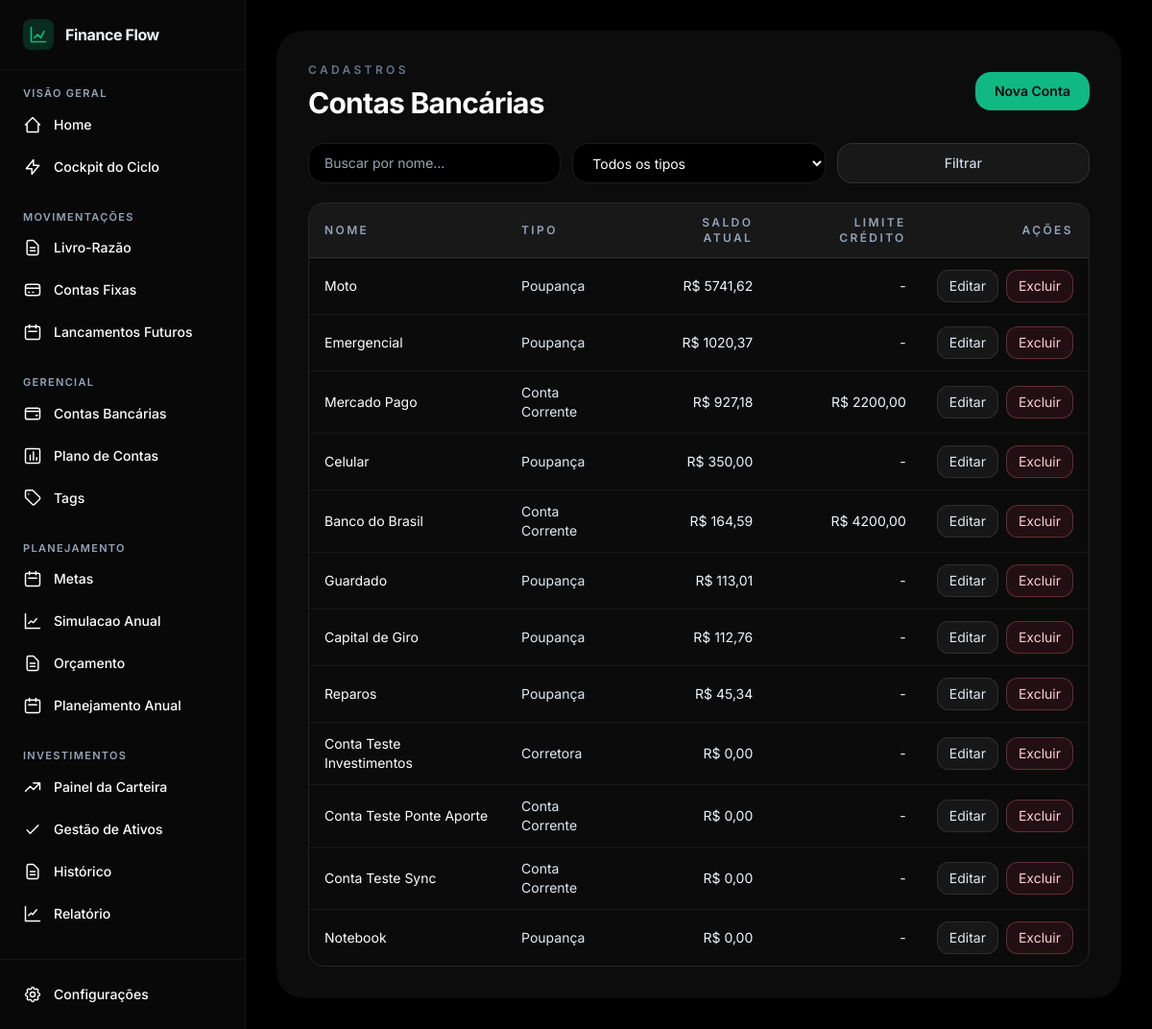
/contas/contas-bancarias/, run on the app's committed database.
### apps/contas/models.py (models this page shows, shortened)
class ContaBancaria(ModeloBase):
    class Tipo(models.TextChoices):
        CONTA_CORRENTE = 'ContaCorrente', 'Conta Corrente'
        POUPANCA = 'Poupanca', 'Poupança'
        CARTEIRA = 'Carteira', 'Carteira'
        CORRETORA = 'Corretora', 'Corretora'
        CARTAO_CREDITO = 'CartaoCredito', 'Cartão de Crédito'
    nome = models.CharField(max_length=150)
    tipo = models.CharField(max_length=15, choices=Tipo.choices)
    saldo_inicial = models.DecimalField(max_digits=12, decimal_places=2, default=0)
    limite_credito = models.DecimalField(max_digits=12, decimal_places=2, null=True, blank=True)
    dia_vencimento = models.PositiveSmallIntegerField(null=True, blank=True)
    dia_fechamento = models.PositiveSmallIntegerField(null=True, blank=True)
    class Meta:
        verbose_name = 'Conta Bancária'
        verbose_name_plural = 'Contas Bancárias'

### apps/contas/views.py (the view)
# urls.py: path('contas/contas-bancarias/', views.lista_contas_bancarias, name='lista_contas_bancarias'),
@require_http_methods(["GET"])
def lista_contas_bancarias(request):
    query = (request.GET.get('q') or '').strip()
    tipo = (request.GET.get('tipo') or '').strip()
    contas = ContaBancaria.objects.all()
    if query:
        contas = contas.filter(nome__icontains=query)
    if tipo:
        contas = contas.filter(tipo=tipo)
    contas = list(contas)
    conta_ids = [conta.id for conta in contas]
    mapa_saldo_mov = {conta_id: Decimal('0.00') for conta_id in conta_ids}
    if conta_ids:
        agregados = (
            Movimentacao.objects.filter(conta_bancaria_id__in=conta_ids, status__in=STATUS_CONSOLIDADO)
            .values('conta_bancaria_id')
            .annotate(
                total_creditos=Coalesce(
                    Sum(
                        Case(
                            When(tipo__in=[TipoTransacao.RECEITA, TipoTransacao.TRANSFERENCIA_ENTRADA], then=F('valor')),
                            default=Value(0),
                            output_field=DecimalField(max_digits=14, decimal_places=2),
                        )
                    ),
                    Value(Decimal('0.00')),
                ),
                total_debitos=Coalesce(
                    Sum(
                        Case(
                            When(
                                tipo__in=[
                                    TipoTransacao.DESPESA,
                                    TipoTransacao.INVESTIMENTO,
                                    TipoTransacao.TRANSFERENCIA_SAIDA,
                                ],
                                then=F('valor'),
                            ),
                            default=Value(0),
                            output_field=DecimalField(max_digits=14, decimal_places=2),
                        )
                    ),
                    Value(Decimal('0.00')),
                ),
            )
        )
        for item in agregados:
            mapa_saldo_mov[item['conta_bancaria_id']] = (item['total_creditos'] - item['total_debitos']).quantize(Decimal('0.01'))
    for conta in contas:
        saldo_mov = mapa_saldo_mov.get(conta.id, Decimal('0.00'))
        conta.saldo_atual = (conta.saldo_inicial + saldo_mov).quantize(Decimal('0.01'))
    contas.sort(key=lambda conta: (-conta.saldo_atual, conta.nome.lower()))
    context = {
        'contas': contas,
        'query': query,
        'tipo': tipo,
        'tipo_choices': ContaBancaria.Tipo.choices,
    }
    return render(request, 'contas/contas_bancarias/lista.html', context)

### templates/contas/contas_bancarias/lista.html (shortened to what this page needs)
{% extends "layouts/base.html" %}
{% block content %}
<div class="mx-auto max-w-6xl">
  <section class="glass-panel rounded-[28px] p-8 shadow-2xl shadow-black/10">
    <div class="mb-6 flex flex-wrap items-center justify-between gap-4">
      <div>
        <p class="text-xs font-semibold uppercase tracking-[0.28em] text-slate-500">Cadastros</p>
        <h1 class="mt-2 text-3xl font-bold tracking-tight text-white">Contas Bancárias</h1>
      </div>
      <a href="{% url 'contas:nova_conta_bancaria' %}" class="inline-flex items-center rounded-2xl bg-neonprimary px-5 py-2.5 text-sm font-semibold text-slate-950 transition hover:brightness-110">Nova Conta</a>
    </div>
    <form method="GET" class="mb-5 grid grid-cols-1 gap-3 md:grid-cols-3">
      <input type="text" name="q" value="{{ query }}" placeholder="Buscar por nome..." class="w-full rounded-2xl border border-white/10 bg-darkbg px-4 py-2.5 text-sm text-white outline-none transition focus:border-neonprimary/40" />
      <select name="tipo" class="w-full rounded-2xl border border-white/10 bg-darkbg px-4 py-2.5 text-sm text-white outline-none transition focus:border-neonprimary/40">
        <option value="">Todos os tipos</option>
      </select>
      <button type="submit" class="inline-flex items-center justify-center rounded-2xl border border-white/10 bg-white/5 px-4 py-2.5 text-sm font-medium text-slate-300 transition hover:bg-white/10">Filtrar</button>
    </form>
    <div class="overflow-x-auto rounded-2xl border border-white/10">
      <table class="min-w-full divide-y divide-white/10">
        <thead class="bg-white/5">
          <tr>
            <th class="px-4 py-3 text-left text-xs font-semibold uppercase tracking-[0.2em] text-slate-400">Nome</th>
            <th class="px-4 py-3 text-left text-xs font-semibold uppercase tracking-[0.2em] text-slate-400">Tipo</th>
            <th class="px-4 py-3 text-right text-xs font-semibold uppercase tracking-[0.2em] text-slate-400">Saldo Atual</th>
            <th class="px-4 py-3 text-right text-xs font-semibold uppercase tracking-[0.2em] text-slate-400">Limite Crédito</th>
            <th class="px-4 py-3 text-right text-xs font-semibold uppercase tracking-[0.2em] text-slate-400">Ações</th>
          </tr>
        </thead>
        <tbody class="divide-y divide-white/5 bg-black/10">
          {% for conta in contas %}
            <tr class="transition hover:bg-white/5">
              <td class="px-4 py-3 text-sm text-white">{{ conta.nome }}</td>
              <td class="px-4 py-3 text-sm text-slate-200">{{ conta.get_tipo_display }}</td>
              <td class="px-4 py-3 text-right text-sm text-slate-100">R$ {{ conta.saldo_atual|floatformat:2 }}</td>
              <td class="px-4 py-3 text-right text-sm text-slate-100">{% if conta.limite_credito %}R$ {{ conta.limite_credito|floatformat:2 }}{% else %}-{% endif %}</td>
              <td class="px-4 py-3 text-right text-sm">
                <div class="inline-flex gap-2">
                  <a href="{% url 'contas:editar_conta_bancaria' conta.id %}" class="rounded-xl border border-white/10 bg-white/5 px-3 py-1.5 text-slate-200 transition hover:bg-white/10">Editar</a>
                  <form method="POST" action="{% url 'contas:excluir_conta_bancaria' conta.id %}" onsubmit="return confirm('Confirma exclusão desta conta?');">
                    <button type="submit" class="rounded-xl border border-rose-400/30 bg-rose-500/10 px-3 py-1.5 text-rose-200 transition hover:bg-rose-500/20">Excluir</button>
                  </form>
                </div>
              </td>
            </tr>
          {% empty %}
            <tr>
              <td colspan="7" class="px-4 py-10 text-center text-sm text-slate-400">Nenhuma conta bancária encontrada.</td>
            </tr>
          {% endfor %}
        </tbody>
      </table>
    </div>
  </section>
</div>
{% endblock %}

### templates/layouts/base.html (style rules this page uses)
body { background-color: #0f0f0f; color: #F8FAFC; -webkit-font-smoothing: antialiased; }
.glass-panel { background: rgba(18, 18, 19, 0.7); backdrop-filter: blur(12px); border: 1px solid rgba(15, 14, 14, 0.05); }

### data on the page
ContaBancaria: nome "Moto", tipo "Poupança", saldo_atual "5741,62"
ContaBancaria: nome "Emergencial", tipo "Poupança", saldo_atual "1020,37"
ContaBancaria: nome "Mercado Pago", tipo "Conta Corrente", saldo_atual "927,18", limite_credito "2200,00"
ContaBancaria: nome "Celular", tipo "Poupança", saldo_atual "350,00"
ContaBancaria: nome "Banco do Brasil", tipo "Conta Corrente", saldo_atual "164,59", limite_credito "4200,00"
ContaBancaria: nome "Guardado", tipo "Poupança", saldo_atual "113,01"
ContaBancaria: nome "Capital de Giro", tipo "Poupança", saldo_atual "112,76"
ContaBancaria: nome "Reparos", tipo "Poupança", saldo_atual "45,34"
ContaBancaria: nome "Conta Teste Investimentos", tipo "Corretora", saldo_atual "0,00"
ContaBancaria: nome "Conta Teste Ponte Aporte", tipo "Conta Corrente", saldo_atual "0,00"
ContaBancaria: nome "Conta Teste Sync", tipo "Conta Corrente", saldo_atual "0,00"
ContaBancaria: nome "Notebook", tipo "Poupança", saldo_atual "0,00"
